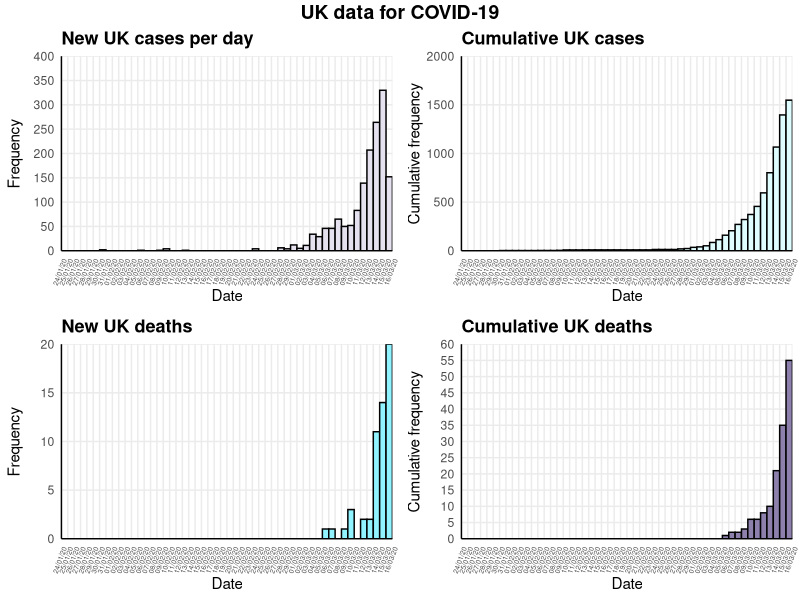
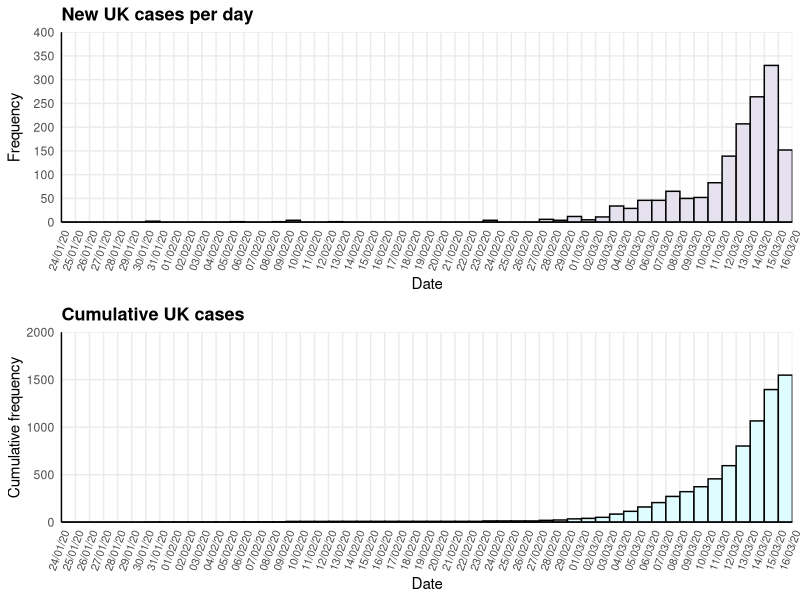
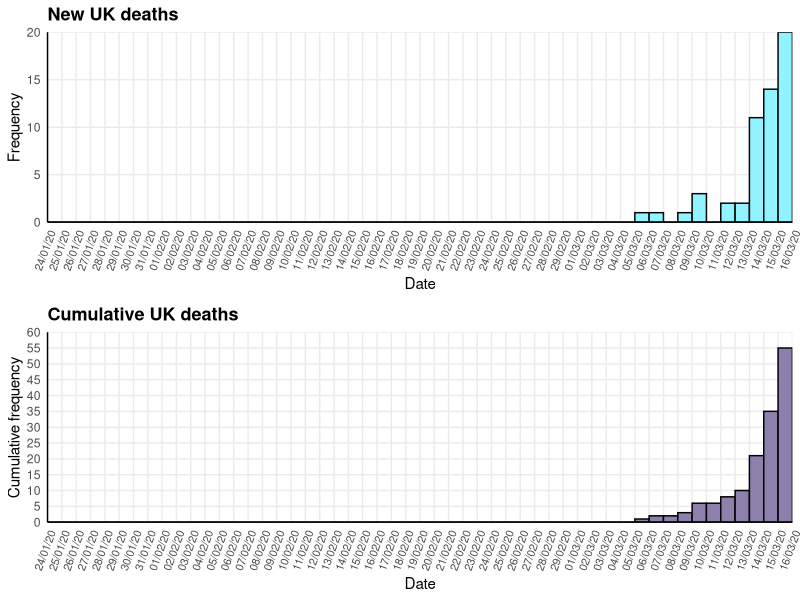

Recreate these plots in R, in order.
## Exploration of UK COVID-19 data
## Emma Doughty (e.doughty6@gmail.com)

# Install libraries if necessary
#if(!require(ggpubr)) install.packages("ggpubr")
#if(!require(tidyverse)) install.packages("tidyverse")
#if(!require(scales)) install.packages("scales")

# Load libraries
library(readr)
library(tidyr)
library(plyr)
library(ggplot2)
library(scales)
library(ggpubr)

#Load data
COVID19_by_day <- read_csv("Data/COVID19_by_day.csv")
COVID19_by_day$Date <- as.Date(COVID19_by_day$Date, format = "%d/%m/%y")
COVID19_by_day <- COVID19_by_day[order(COVID19_by_day$Date),]

#### Generate plots ####

#### CASES per day ####
# Read in new cases per day from summarised data, format date correctly
df_NewCases <- data.frame(Date=c(COVID19_by_day$Date), ntimes=c(COVID19_by_day$NewCases))
df_NewCases <- as.data.frame(lapply(df_NewCases, rep, df_NewCases$ntimes))

# Plot number of NEW CASES per day
NewCases_Sigfig <- signif(max(COVID19_by_day$NewCases))
NewCases_Factor <- 10^(floor(log10(NewCases_Sigfig)))
NewCases_Max <- round_any(max(COVID19_by_day$NewCases), NewCases_Factor, f=ceiling)
NewCases_Breaks <- ceiling(NewCases_Factor/2)

plot_NewCases <- ggplot(data=df_NewCases, aes(x=df_NewCases$Date)) +
  geom_histogram(binwidth=1, boundary = 1, colour="black", fill= "#E5E1EE") +
  scale_x_date(labels = date_format("%d/%m/%y"), expand = c(0, 0), 
               limits = c(min(COVID19_by_day$Date)-1, max(COVID19_by_day$Date)),
               breaks = seq(min(COVID19_by_day$Date)-1, max(COVID19_by_day$Date), 1)) +
  scale_y_continuous(limits = c(0, NewCases_Max), 
                     breaks = seq(0, NewCases_Max, NewCases_Breaks),
                     expand = c(0, 0)) +
  ylab("Frequency") + xlab("Date")+
  ggtitle("New UK cases per day") +
  theme_minimal() +
  theme(plot.title = element_text(size=13, face="bold"),
        axis.line = element_line(colour = "black"),
        axis.text.x = element_text(angle = 70, hjust = 1, vjust = 1), 
        panel.grid.minor = element_blank())

# Plot CUMULATIVE CASES per day
CumCases_Sigfig <- signif(sum(COVID19_by_day$NewCases))
CumCases_Factor <- 10^(floor(log10(CumCases_Sigfig)))
CumCases_Max <- round_any(sum(COVID19_by_day$NewCases), CumCases_Factor, f=ceiling)
CumCases_Breaks <- ceiling(CumCases_Factor/2)

plot_CumCases <- ggplot(data=df_NewCases, aes(x=df_NewCases$Date)) + 
  geom_histogram(aes(y = cumsum(..count..)), binwidth=1, 
                 boundary = 1, colour="black", fill= "#DFFDFF") +
  scale_x_date(labels = date_format("%d/%m/%y"), expand = c(0, 0), 
               limits = c(min(COVID19_by_day$Date)-1, max(COVID19_by_day$Date)),
               breaks = seq(min(COVID19_by_day$Date)-1, max(COVID19_by_day$Date), 1)) +
  scale_y_continuous(limits = c(0, CumCases_Max), 
                     breaks = seq(0, CumCases_Max, CumCases_Breaks), expand = c(0, 0)) +
  ylab("Cumulative frequency") + xlab("Date") +
  ggtitle("Cumulative UK cases") +
  theme_minimal() +
  theme(plot.title = element_text(size=13, face="bold"),
        axis.line = element_line(colour = "black"),
        axis.text.x = element_text(angle = 70, hjust = 1, vjust = 1), 
        panel.grid.minor = element_blank())


# #### TESTS per day ####
# # Read in new tests per day from summarised data, format date correctly
# df_NewTests <- data.frame(Date=c(COVID19_by_day$Date), ntimes=c(COVID19_by_day$NewTests))
# df_NewTests<- as.data.frame(lapply(df_NewTests, rep, df_NewTests$ntimes))
# 
# # Plot NEW TESTS per day #
# NewTests_Sigfig <- signif(max(COVID19_by_day$NewTests))
# NewTests_Factor <- 10^(floor(log10(NewTests_Sigfig)))
# NewTests_Max <- round_any(max(COVID19_by_day$NewTests), NewTests_Factor, f=ceiling)
# NewTests_Breaks <- ceiling(NewTests_Factor/2)
# 
# plot_NewTests <- ggplot(data=df_NewTests, aes(x=df_NewTests$Date)) + 
#   geom_histogram(binwidth=1, boundary = 1, colour="black", fill= "#90BEDE") +
#   scale_x_date(labels = date_format("%d/%m/%y"), expand = c(0, 0), 
#                limits = c(min(COVID19_by_day$Date)-1, max(COVID19_by_day$Date)),
#                breaks = seq(min(COVID19_by_day$Date)-1, max(COVID19_by_day$Date), 1)) +
#   scale_y_continuous(limits = c(0, NewTests_Max), 
#                      breaks = seq(0, NewTests_Max, NewTests_Breaks), expand = c(0, 0)) +
#   ylab("Frequency") + xlab("Date") +
#   ggtitle("New tests/people tested") +
#   theme_minimal() +
#   theme(plot.title = element_text(size=13, face="bold"),
#         axis.line = element_line(colour = "black"),
#         axis.text.x = element_text(angle = 70, hjust = 1, vjust = 1), 
#         panel.grid.minor = element_blank())
# 
# # Plot CUMULATIVE TESTS per day
# CumTests_Sigfig <- signif(sum(COVID19_by_day$NewTests))
# CumTests_Factor <- 10^(floor(log10(CumTests_Sigfig)))
# CumTests_Max <- round_any(sum(COVID19_by_day$NewTests), CumTests_Factor, f=ceiling)
# CumTests_Breaks <- ceiling(CumTests_Factor/2)
# 
# plot_CumTests <- ggplot(data=df_NewTests, aes(x=df_NewTests$Date)) + 
#   geom_histogram(aes(y = cumsum(..count..)), binwidth=1, 
#                  boundary = 1, colour="black", fill= "#68EDC6") +
#   scale_x_date(labels = date_format("%d/%m/%y"), expand = c(0, 0), 
#                limits = c(min(COVID19_by_day$Date)-1, max(COVID19_by_day$Date)),
#                breaks = seq(min(COVID19_by_day$Date)-1, max(COVID19_by_day$Date), 1)) +
#   scale_y_continuous(limits = c(0, CumTests_Max), 
#                      breaks = seq(0, CumTests_Max, CumTests_Breaks),  expand = c(0, 0)) +
#   ylab("Cumulative frequency") + xlab("Date") +
#   ggtitle("Cumulative tests/people tested") +
#   theme_minimal() +
#   theme(plot.title = element_text(size=13, face="bold"),
#         axis.line = element_line(colour = "black"),
#         axis.text.x = element_text(angle = 70, hjust = 1, vjust = 1), 
#         panel.grid.minor = element_blank())


#### DEATHS per day ####
# Read in DEATHS per day from summarised data, format date correctly
df_NewDeaths <- data.frame(Date=c(COVID19_by_day$Date), ntimes=c(COVID19_by_day$NewDeaths))
df_NewDeaths <- as.data.frame(lapply(df_NewDeaths, rep, df_NewDeaths$ntimes))

# Plot NEW DEATHS per day #
NewDeaths_Sigfig <- signif(max(COVID19_by_day$NewDeaths))
NewDeaths_Factor <- 10^(floor(log10(NewDeaths_Sigfig)))
NewDeaths_Max <- round_any(max(COVID19_by_day$NewDeaths), NewDeaths_Factor, f=ceiling)
NewDeaths_Breaks <- ceiling(NewDeaths_Factor/2)

plot_NewDeaths <- ggplot(data=df_NewDeaths, aes(x=df_NewDeaths$Date)) + 
  geom_histogram(binwidth=1, boundary = 1, colour="black", fill= "#90F3FF") +
  scale_x_date(labels = date_format("%d/%m/%y"), expand = c(0, 0), 
               limits = c(min(COVID19_by_day$Date)-1, max(COVID19_by_day$Date)),
               breaks = seq(min(COVID19_by_day$Date)-1, max(COVID19_by_day$Date), 1)) +
  scale_y_continuous(limits = c(0, NewDeaths_Max), 
                     breaks = seq(0, NewDeaths_Max, NewDeaths_Breaks), expand = c(0, 0)) +
  ylab("Frequency") + xlab("Date") +
  ggtitle("New UK deaths") +
  theme_minimal() +
  theme(plot.title = element_text(size=13, face="bold"),
        axis.line = element_line(colour = "black"),
        axis.text.x = element_text(angle = 70, hjust = 1, vjust = 1), 
        panel.grid.minor = element_blank())

# Plot CUMULATIVE DEATHS per day
CumDeaths_Sigfig <- signif(sum(COVID19_by_day$NewDeaths))
CumDeaths_Factor <- 10^(floor(log10(CumDeaths_Sigfig)))
CumDeaths_Max <- round_any(sum(COVID19_by_day$NewDeaths), CumDeaths_Factor, f=ceiling)
CumDeaths_Breaks <- ceiling(CumDeaths_Factor/2)

plot_CumDeaths <- ggplot(data=df_NewDeaths, aes(x=df_NewDeaths$Date)) + 
  geom_histogram(aes(y = cumsum(..count..)), binwidth=1, boundary = 1, 
                 colour="black", fill= "#8D80AD") +
  scale_x_date(labels = date_format("%d/%m/%y"), expand = c(0, 0), 
               limits = c(min(COVID19_by_day$Date)-1, max(COVID19_by_day$Date)),
               breaks = seq(min(COVID19_by_day$Date)-1, max(COVID19_by_day$Date), 1)) +
  scale_y_continuous(limits = c(0,CumDeaths_Max), 
                     breaks = seq(0, CumDeaths_Max, CumDeaths_Breaks), expand = c(0, 0)) +
  ylab("Cumulative frequency") + xlab("Date") +
  ggtitle("Cumulative UK deaths") +
  theme_minimal() +
  theme(plot.title = element_text(size=13, face="bold"),
        axis.line = element_line(colour = "black"),
        axis.text.x = element_text(angle = 70, hjust = 1, vjust = 1), 
        panel.grid.minor = element_blank())


#### Generate plots ####
# Cases, tests and deaths summary figure
Sum_figure <- ggarrange(plot_NewCases + font("x.text", size = 5), 
                    plot_CumCases + font("x.text", size = 5), 
                    #plot_NewTests + font("x.text", size = 5), 
                    #plot_CumTests + font("x.text", size = 5), 
                    plot_NewDeaths + font("x.text", size = 5), 
                    plot_CumDeaths + font("x.text", size = 5),
          ncol = 2, nrow = 2, align = "hv")

Sum_figure <- annotate_figure(Sum_figure,
                top = text_grob("UK data for COVID-19", face = "bold", size = 14))

ggsave("Summary_plot.png", height = 8.27, width = 11.69)


# Cases per day figure
Cases_figure <- ggarrange(plot_NewCases + font("x.text", size = 8), 
                          plot_CumCases + font("x.text", size = 8), 
                          ncol = 1, nrow = 2, align = "hv")

ggsave("Cases_plot.png", height = 8.27, width = 11.69)


# # Tests per day figure
# Tests_figure <- ggarrange(plot_NewTests + font("x.text", size = 8), 
#                           plot_CumTests + font("x.text", size = 8), 
#                           ncol = 1, nrow = 2, align = "hv")
# 
# ggsave("Tests_plot.png", height = 8.27, width = 11.69)


# Deaths per day figure
Deaths_figure <- ggarrange(plot_NewDeaths + font("x.text", size = 8), 
                           plot_CumDeaths + font("x.text", size = 8), 
                           ncol = 1, nrow = 2, align = "hv")

ggsave("Deaths_plot.png", height = 8.27, width = 11.69)



